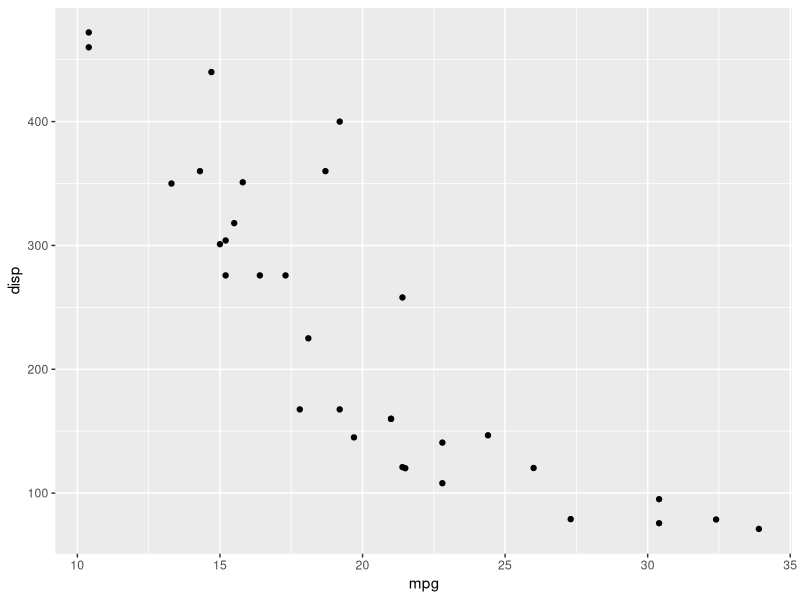
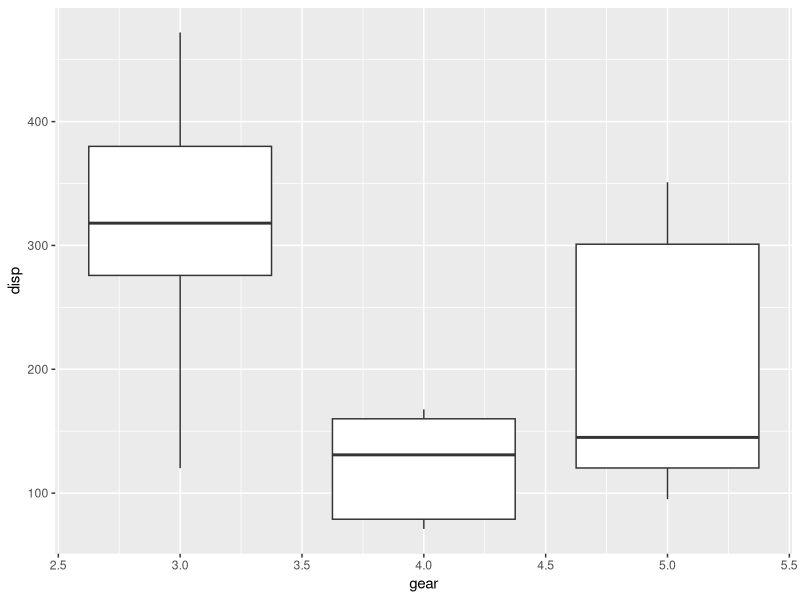
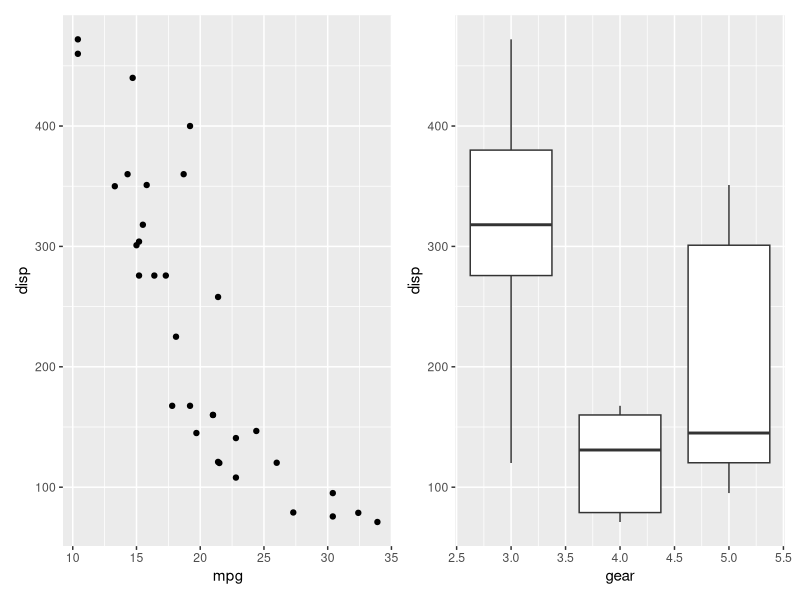
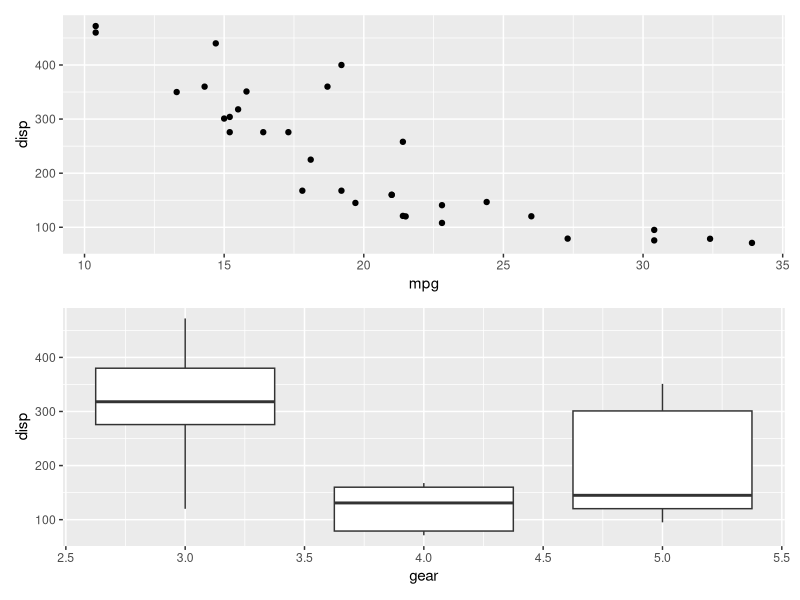
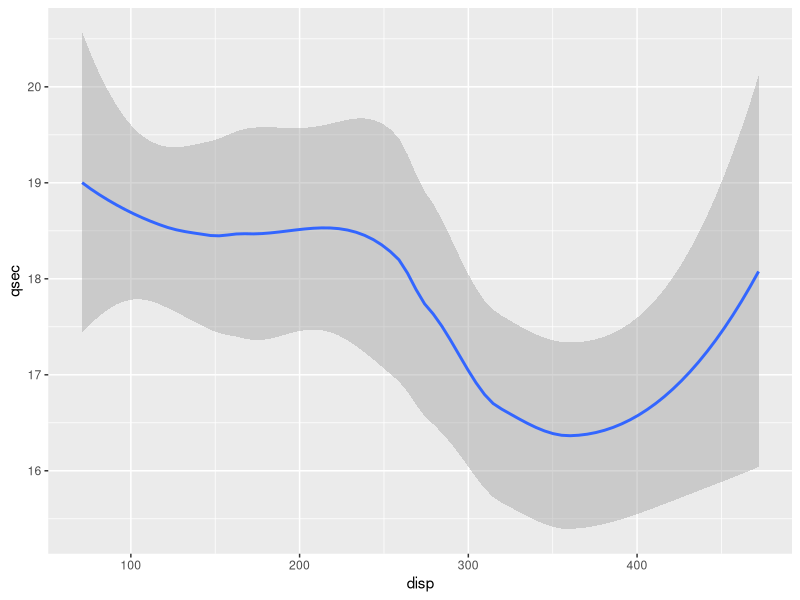
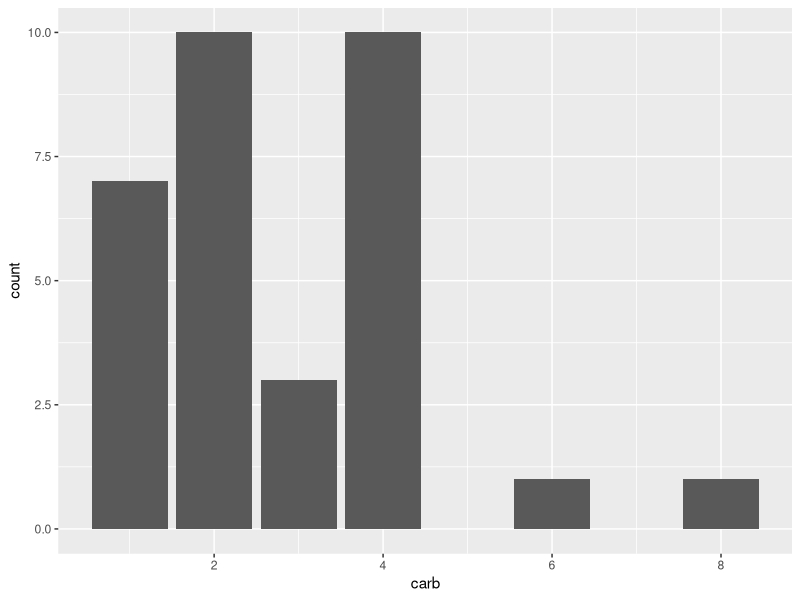
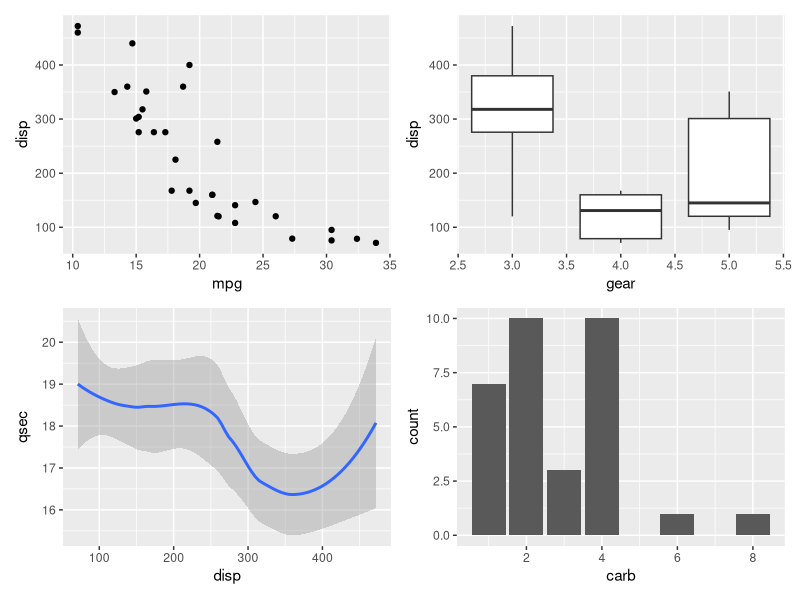
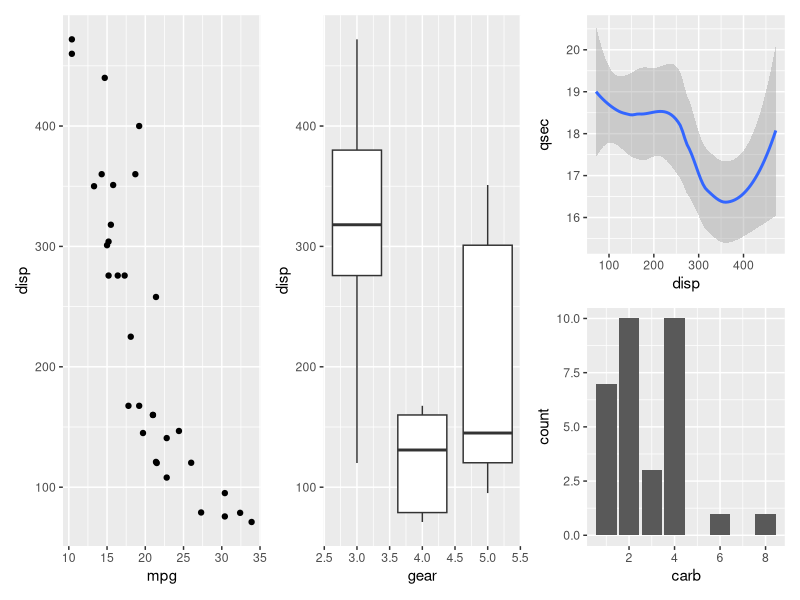

R code for these plots, in order: (Note: this script raises an error after producing the figures.)
library(tidyverse)
library(patchwork)
library(ggthemes)


# Patchwork ---------------------------------------------------------------

# Basic example 

(p1 <- ggplot(mtcars) + geom_point(aes(mpg, disp)))
(p2 <- ggplot(mtcars) + geom_boxplot(aes(gear, disp, group = gear)))

p1 + p2

p1 / p2

# by default patchwork uses a grid and tries to fill it
(p3 <- ggplot(mtcars) + geom_smooth(aes(disp, qsec)))
(p4 <- ggplot(mtcars) + geom_bar(aes(carb)))

p1 + p2 + p3 + p4

# it works a bit like mathematical equations though
# what will this look like?
p1 + p2 + p3 / p4

# and this?
(p1 + p2 + p3) / p4

# you can have more control by adding a layout
p1 + p2 + p3 + p4 + plot_layout(nrow = 3, byrow = FALSE)

# the + is tricky, more control uses |
# while both most likely create the same plot technically + defines a filling operation
# while | switches the column

p1 | (p2 / p3) 
p1 + p2 / p3 


# annotations  ------------------------------------------------------------

(p1 | (p2 / p4)) + 
  plot_annotation(title = 'The surprising story about mtcars')

# leaving space

(p1 | (plot_spacer() / p4)) + 
  plot_annotation(title = 'The surprising story about mtcars')


# beyond the grid ---------------------------------------------------------

# text layout, make rectangles 

layout <- "
##BBBB
AACCDD
##CCDD
"

p1 + p2 + p3 + p4 + 
  plot_layout(design = layout)

# specify layout
layout <- c(
  area(t = 2, l = 1, b = 5, r = 4),
  area(t = 1, l = 3, b = 3, r = 5)
)

p1 + p2 + 
  plot_layout(design = layout)

# inset

p1 + inset_element(p2, left = 0.6, bottom = 0.6, right = 1, top = 1)

# collecting legends ------------------------------------------------------

(p1a <- ggplot(mtcars) + 
  geom_point(aes(mpg, disp, colour = mpg, size = wt)) + 
  ggtitle('Plot 1a'))

(p3a <- ggplot(mtcars) + 
  geom_point(aes(hp, wt, colour = mpg)) + 
  ggtitle('Plot 3'))

p1a | (p2 / p3a)

(p1a | (p2 / p3a)) + plot_layout(guides = 'collect')



# plot assembly -----------------------------------------------------------

# patchwork can connect all graphical objects aka grobs

p1 + gridExtra::tableGrob(mtcars[1:10, c('mpg', 'disp')])

# but only when it starts with a plot
gridExtra::tableGrob(mtcars[1:10, c('mpg', 'disp')]) + p1

# if you want to start with a grob that is not a plot, use wrap_elements()

wrap_elements(gridExtra::tableGrob(mtcars[1:10, c('mpg', 'disp')])) + p1


# What do you think this one does? ----------------------------------------

p1 + p2 + geom_jitter(aes(gear, disp))

# or this one?

patchwork <- p1 + p2
patchwork[[1]] <- patchwork[[1]] + theme_minimal()
patchwork[[2]] <- patchwork[[2]] + theme_clean()
patchwork

# does this surprise you?
patchwork <- p1 + p2
patchwork + theme_clean()

patchwork & theme_clean()


# More annotations --------------------------------------------------------

patchwork <- (p1 + p2) / p3
patchwork + plot_annotation(
  title = 'The surprising truth about mtcars',
  subtitle = 'These 3 plots will reveal yet-untold secrets about our beloved data-set',
  caption = 'Disclaimer: None of these plots are insightful'
)

patchwork + plot_annotation(tag_levels = '1')
patchwork + plot_annotation(tag_levels = 'A')
patchwork + plot_annotation(tag_levels = 'a')
patchwork + plot_annotation(tag_levels = 'I')
patchwork + plot_annotation(tag_levels = 'i')

patchwork[[1]] <- patchwork[[1]] + plot_layout(tag_level = 'new')
patchwork + plot_annotation(tag_levels = c('A', '1'))

# you can style the plot annotations different than the rest

patchwork + plot_annotation(tag_levels = c('A', '1'), tag_prefix = 'Fig. ',
                            tag_sep = '.',
                            title = 'The surprising truth about mtcars',
                            theme = theme(plot.title = element_text(size = 18))) & 
  theme(text = element_text('mono'),
        plot.tag.position = c(0, 1),
        plot.tag = element_text(size = 8, hjust = 0, vjust = 0))


# Using patchwork and cowplot to add a custom legend ----------------------

p1
p3a
p1 + inset_element(cowplot::get_legend(p3a), left = 0.8, bottom = 0.5, right = 1, top = 1) 

mpg
diamonds

ggplot(mpg, aes(hwy, displ)) +
  geom_point(col = "green") +
  geom_point(aes(carat, cut), data = diamonds, col = "red")

args(ggplot)
args(geom_point)

